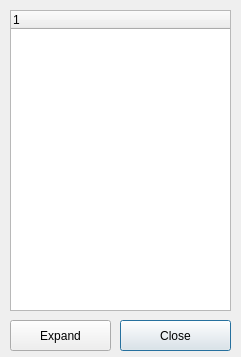
<?xml version="1.0" encoding="UTF-8"?>
<ui version="4.0">
 <class>DialogDop</class>
 <widget class="QDialog" name="DialogDop">
  <property name="geometry">
   <rect>
    <x>0</x>
    <y>0</y>
    <width>241</width>
    <height>357</height>
   </rect>
  </property>
  <property name="windowTitle">
   <string>Доп задание</string>
  </property>
  <widget class="QPushButton" name="pushButton">
   <property name="geometry">
    <rect>
     <x>120</x>
     <y>320</y>
     <width>111</width>
     <height>31</height>
    </rect>
   </property>
   <property name="text">
    <string>Close</string>
   </property>
  </widget>
  <widget class="QTreeWidget" name="treeWidget1">
   <property name="geometry">
    <rect>
     <x>10</x>
     <y>10</y>
     <width>221</width>
     <height>301</height>
    </rect>
   </property>
   <column>
    <property name="text">
     <string notr="true">1</string>
    </property>
   </column>
  </widget>
  <widget class="QPushButton" name="pushButton_2">
   <property name="geometry">
    <rect>
     <x>10</x>
     <y>320</y>
     <width>101</width>
     <height>31</height>
    </rect>
   </property>
   <property name="text">
    <string>Expand</string>
   </property>
  </widget>
 </widget>
 <resources/>
 <connections/>
</ui>
